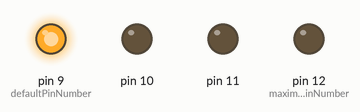
This sketch was run on a simulated Arduino Uno, built with avr-gcc and run on an emulated ATmega328P. Parts: output pins drawn as LEDs (lit = HIGH).

Above: at 0.1 s.
At 2.8 s:
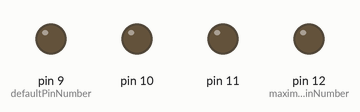
At 3.7 s:
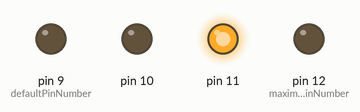
At 5.3 s:
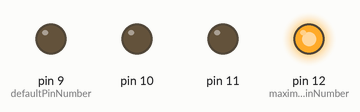
At 39.8 s:
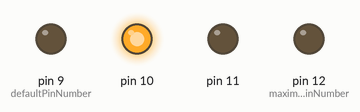
Timing chart, 0 to 40.0 s (numbered marks = the images above):
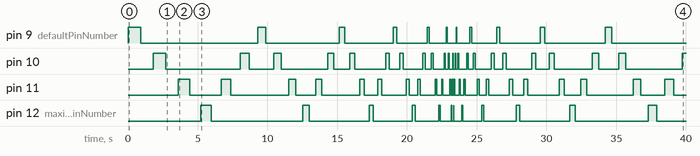

Measured:
- by itself, pin 9 (defaultPinNumber): LOW → HIGH at 0.00 s, → LOW 0.90 s later, → HIGH 8.4 s later, → LOW 0.58 s later, … (22 changes in this stretch)
- by itself, pin 10: LOW → HIGH at 1.8 s, → LOW 0.90 s later, → HIGH 5.3 s later, → LOW 0.63 s later, … (45 changes in this stretch)
- by itself, pin 11: LOW → HIGH at 3.6 s, → LOW 0.81 s later, → HIGH 2.3 s later, → LOW 0.68 s later, … (48 changes in this stretch)
- by itself, pin 12 (maximumPinNumber): LOW → HIGH at 5.2 s, → LOW 0.74 s later, → HIGH 6.6 s later, → LOW 0.47 s later, … (24 changes in this stretch)

The sketch:

velikibrat.ino
```cpp
// IT WORKS

const int defaultPinNumber = 9;
const int maximumPinNumber = 12;
const double defaultDelay = 900.;

int pinDirection = 1;
int pinNumber = defaultPinNumber;

int delayDirection = 1;
double delayTime = defaultDelay;

double getDelayReduction(int x) {
  return 10 * pow(9, x / defaultDelay);
}

void setup() {
  // put your setup code here, to run once:
  for (int i = defaultPinNumber; i <= maximumPinNumber; i++) {
    pinMode(i, OUTPUT);
  }
}

void loop() {
  // put your main code here, to run repeatedly:
  digitalWrite(pinNumber, HIGH);

  if (delayTime <= 0) {
    delayTime = 0;
    delayDirection *= -1;
  }

  if (delayTime >= defaultDelay) {
    delayTime = defaultDelay; // Reset the delay time once it reaches zero (blink cycle completed)
    delayDirection *= -1;
  }

  delay(delayTime);
  digitalWrite(pinNumber, LOW);
  delay(delayTime);

  delayTime -= getDelayReduction(delayTime) * delayDirection;
  pinNumber += 1 * pinDirection;

  if (pinNumber == maximumPinNumber || pinNumber == defaultPinNumber) {
    pinDirection *= -1;
  }
}
```
